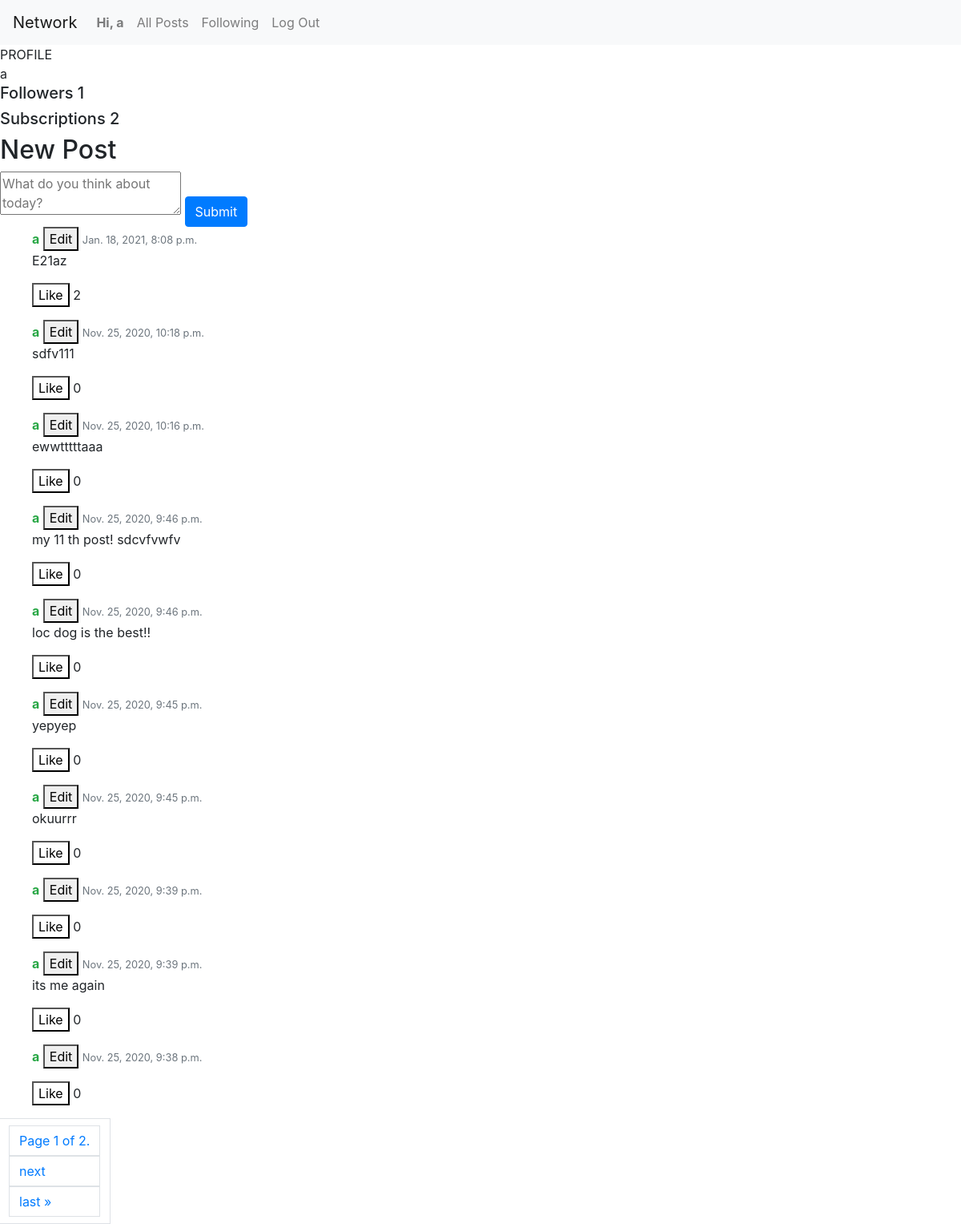
Page /profile/a (signed in) on the committed database.
### network/models.py (models this page shows, shortened)
class User(AbstractUser):
    pass

class Post(models.Model):
    post = models.TextField(blank=True)
    post_time = models.DateTimeField(default=timezone.now)
    user_posted = models.ForeignKey(User, on_delete=models.CASCADE)
    like = models.ManyToManyField(User, default=0, related_name='like')

### network/views.py (the view, shortened to what this page needs)
# urls.py: path("profile/<username>", views.profile_page, name="profile page"),
@csrf_exempt
@login_required
def profile_page(request, username):
    users_profile = User.objects.get(username=username)
    is_followed = ProfileFollows.objects.filter(user_to_follow=users_profile.id, follower=request.user).exists()
    all_users_posts = Post.objects.filter(user_posted=users_profile).order_by("-post_time")
    followers = users_profile.following_user.all()
    followings = users_profile.follower_user.all()
    paginator = Paginator(all_users_posts, 10)
    page_number = request.GET.get('page')
    page_obj = paginator.get_page(page_number)
    return render(request, "network/profile.html", {
        'all_posts': all_users_posts,
        'page_obj': page_obj,
        'username': username,
        'followers': followers,
        'followings': followings,
        'is_followed': is_followed,
        'users_profile': users_profile
    })

### network/templates/network/profile.html (shortened to what this page needs)
{% extends "network/layout.html" %}
{% block body %}
    <div>PROFILE</div>
    <div class="profile-info">
        {{username}}
    </div>
    <h5>Followers {{ followers.count }}</h5>
    <h5>Subscriptions {{ followings.count }}</h5>
    <div class="new-post">
        <h2>New Post</h2>
        <form>
            <textarea id="post-text" placeholder="What do you think about today?"></textarea>
            <input type="submit" href="{% url 'profile page' user.username %}" id="new_post" class="btn btn-primary"/>
        </form>
    </div>
     {% include 'network/posts.html' %}
{% endblock %}

### network/templates/network/layout.html (shortened to what this page needs)
{% load static %}
<!DOCTYPE html>
<html lang="en">
    <head>
        <link rel="stylesheet" href="https://stackpath.bootstrapcdn.com/bootstrap/4.4.1/css/bootstrap.min.css">
        <link href="{% static 'network/styles.css' %}" rel="stylesheet">
    </head>
    <body>
        <nav class="navbar navbar-expand-lg navbar-light bg-light">
            <a class="navbar-brand" href="#">Network</a>
            <div>
              <ul class="navbar-nav mr-auto">
                {% if user.is_authenticated %}
                    <li class="nav-item">
                        <a class="nav-link" id="profile" href="{% url 'profile page' user.username %}"><strong>Hi, {{ user.username }}</strong></a>
                    </li>
                {% endif %}
                <li class="nav-item">
                  <a class="nav-link" href="{% url 'index' %}">All Posts</a>
                </li>
                {% if user.is_authenticated %}
                    <li class="nav-item">
                        <a class="nav-link" id="following" href="{% url 'following posts' %}">Following</a>
                    </li>
                    <li class="nav-item">
                        <a class="nav-link" href="{% url 'logout' %}">Log Out</a>
                    </li>
                {% endif %}
              </ul>
            </div>
          </nav>
        <div class="body">
            {% block body %}
            {% endblock %}
        </div>
    </body>
</html>

### network/templates/network/posts.html (shortened to what this page needs)
<div class="all-posts">
    {% for post in page_obj %}
        <ul class="media-list">
            <li class="media">
                <div class="media-body">
                    <a><strong class="text-success" href="{% url 'profile page' post.user_posted %}">{{post.user_posted}}</strong></a>
                    {% if post.user_posted == user %}
                        <button class="edit-post edit-btn-{{ post.id }}" id="{{ post.id }}">Edit</button>
                    {% endif %}
                    <span class="text-muted pull-right">
                        <small class="text-muted">{{post.post_time}}</small>
                    </span>
                    <p id="post-text-for-{{post.id}}" class="post-text" style="display:block;">
                        {{post.post}}
                    </p>
                    <button class="like-btn" id="liked-post-{{post.id}}"
                            {% if not request.user in post.like.all %} style="background-color:white;"
                            {% else %} style="background-color:red;"
                            {% endif %}>
                        Like
                    </button>
                    <span class="like-count-{{post.id}}">{{post.like.count}}</span>
                </div>
            </li>
        </ul>
    {% endfor %}
    <div class="pagination">
        <span class="page-link">
            <span class="current page-link disabled">
                Page {{ page_obj.number }} of {{ page_obj.paginator.num_pages }}.
            </span>
            {% if page_obj.has_next %}
                <a class="page-link" href="?page={{ page_obj.next_page_number }}">next</a>
                <a class="page-link" href="?page={{ page_obj.paginator.num_pages }}">last &raquo;</a>
            {% endif %}
        </span>
    </div>
</div>

### rows in the picture
User: username "a", count "1", count "2"
Post: user_posted "a", post_time "Jan. 18, 2021, 8:08 p.m.", post "E21az", like.count "2"
Post: user_posted "a", post_time "Nov. 25, 2020, 10:18 p.m.", post "sdfv111", like.count "0"
Post: user_posted "a", post_time "Nov. 25, 2020, 10:16 p.m.", post "ewwtttttaaa", like.count "0"
Post: user_posted "a", post_time "Nov. 25, 2020, 9:46 p.m.", post "my 11 th post! sdcvfvwfv", like.count "0"
Post: user_posted "a", post_time "Nov. 25, 2020, 9:46 p.m.", post "loc dog is the best!!", like.count "0"
Post: user_posted "a", post_time "Nov. 25, 2020, 9:45 p.m.", post "yepyep", like.count "0"
Post: user_posted "a", post_time "Nov. 25, 2020, 9:45 p.m.", post "okuurrr", like.count "0"
Post: user_posted "a", post_time "Nov. 25, 2020, 9:39 p.m.", like.count "0"
Post: user_posted "a", post_time "Nov. 25, 2020, 9:39 p.m.", post "its me again", like.count "0"
Post: user_posted "a", post_time "Nov. 25, 2020, 9:38 p.m.", like.count "0"

### other values in the picture
{{ username }} "a"
{{ page_obj.number }} "1"
{{ page_obj.paginator.num_pages }} "2"
